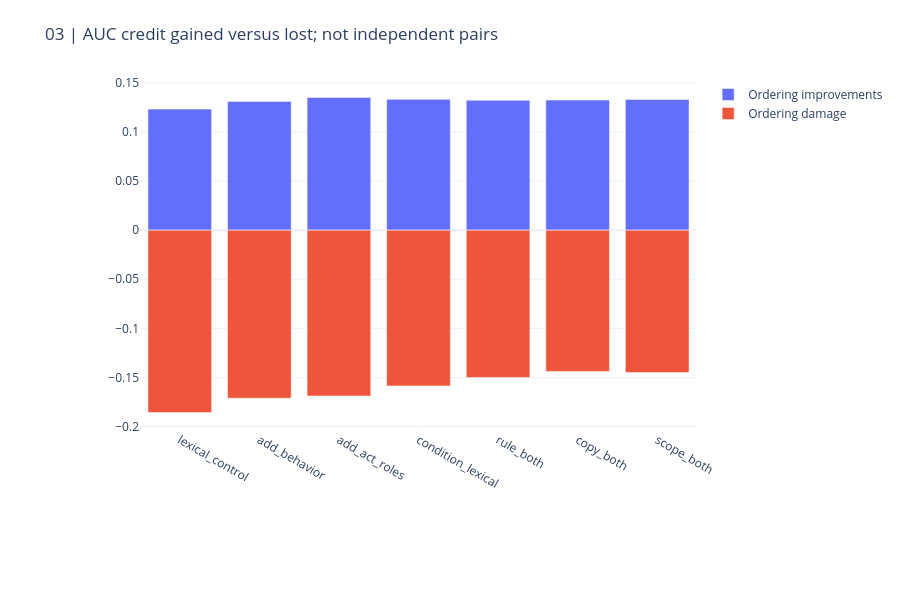
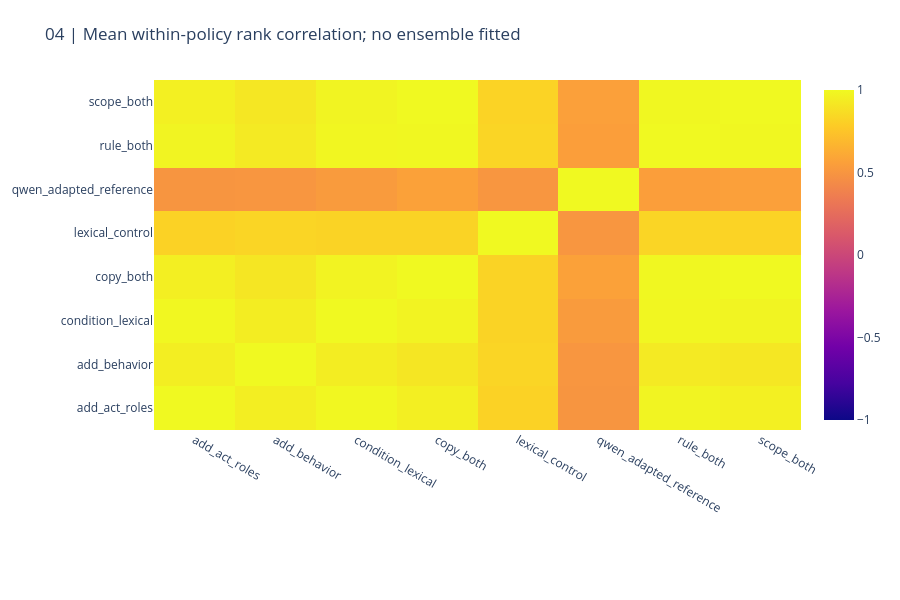

These figures' notebook cell, in order:
### Markdown cell above
## 4. Ordering improvements and damage

AUC measures ranking of positive-negative pairs. Half credit is given to ties. Pairwise improvements minus damage equal the AUC change. Pairs share comments and are NOT independent samples. Correlation is descriptive; no blend is fitted.

### Code cell
display(pd.DataFrame(r["pair_decomposition"]))
CHARTS[2].show(renderer="plotly_mimetype")
CHARTS[3].show(renderer="plotly_mimetype")

### Figure 1 — Plotly figure (JSON) as saved in the notebook; plotly's stock layout.template omitted (floating-point values rounded to 4 significant figures)
{"data": [{"name": "Ordering improvements", "type": "bar", "x": ["lexical_control", "add_behavior", "add_act_roles", "condition_lexical", "rule_both", "copy_both", "scope_both"], "y": [0.1234, 0.1311, 0.1352, 0.1333, 0.1324, 0.1325, 0.1332]}, {"name": "Ordering damage", "type": "bar", "x": ["lexical_control", "add_behavior", "add_act_roles", "condition_lexical", "rule_both", "copy_both", "scope_both"], "y": [-0.1858, -0.1711, -0.1689, -0.1587, -0.15, -0.1439, -0.145]}], "layout": {"barmode": "relative", "font": {"size": 12}, "height": 600, "margin": {"b": 170, "l": 140, "r": 30, "t": 80}, "title": {"text": "03 | AUC credit gained versus lost; not independent pairs"}, "xaxis": {"automargin": true}, "yaxis": {"automargin": true}}}

### Figure 2 — Plotly figure (JSON) as saved in the notebook; plotly's stock layout.template omitted (floating-point values rounded to 4 significant figures)
{"data": [{"type": "heatmap", "x": ["add_act_roles", "add_behavior", "condition_lexical", "copy_both", "lexical_control", "qwen_adapted_reference", "rule_both", "scope_both"], "y": ["add_act_roles", "add_behavior", "condition_lexical", "copy_both", "lexical_control", "qwen_adapted_reference", "rule_both", "scope_both"], "z": [[1.0, 0.95, 0.9901, 0.9549, 0.8133, 0.4983, 0.9745, 0.9567], [0.95, 1.0, 0.9441, 0.9117, 0.8306, 0.5049, 0.9289, 0.9132], [0.9901, 0.9441, 1.0, 0.9732, 0.8216, 0.5293, 0.9867, 0.9744], [0.9549, 0.9117, 0.9732, 1.0, 0.8206, 0.5639, 0.9922, 0.9994], [0.8133, 0.8306, 0.8216, 0.8206, 1.0, 0.5029, 0.8276, 0.8198], [0.4983, 0.5049, 0.5293, 0.5639, 0.5029, 1.0, 0.5516, 0.5605], [0.9745, 0.9289, 0.9867, 0.9922, 0.8276, 0.5516, 1.0, 0.9928], [0.9567, 0.9132, 0.9744, 0.9994, 0.8198, 0.5605, 0.9928, 1.0]], "zmax": 1, "zmin": -1}], "layout": {"font": {"size": 12}, "height": 600, "margin": {"b": 170, "l": 140, "r": 30, "t": 80}, "title": {"text": "04 | Mean within-policy rank correlation; no ensemble fitted"}, "xaxis": {"automargin": true}, "yaxis": {"automargin": true}}}
